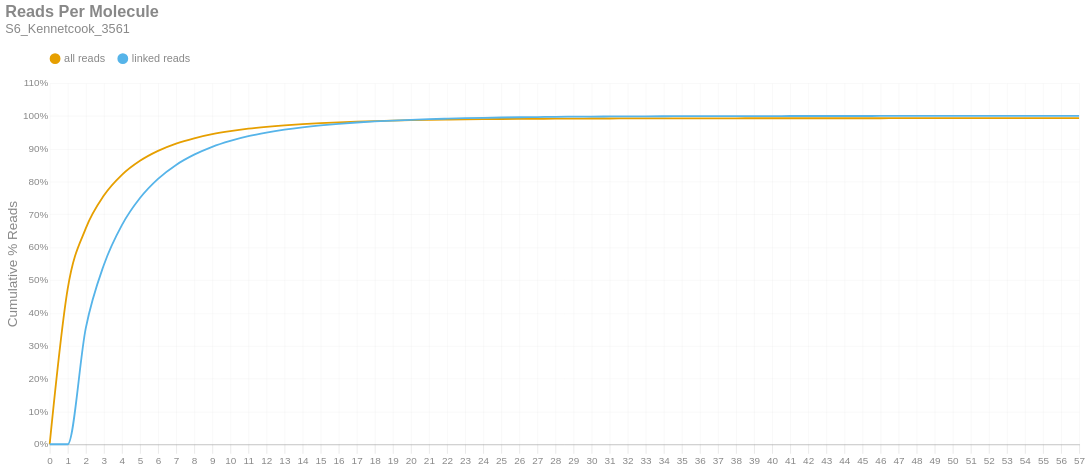

The notebook cell saved with this chart:
### Markdown cell above
### Reads per Molecule
This chart shows the cumulative distribution of the number of reads per linked molecule. That is, how many alignments are associated with a unique molecule. This excludes the number of reads associated with invalid or absent linked-read barcodes. The `linked` histogram is the percentages recalculated when disregarding singletons.

### Code cell
if SKIPLR:
    print_html(f"Skipped")
else:
    counts = np.bincount(valids['reads'].cast(pl.Int64).to_numpy())
    weighted = counts * np.arange(len(counts))
    all_perc = weighted / n_reads
    linked_perc = weighted / n_linked_reads
    linked_perc[1] = 0
    binned_df = pl.DataFrame({
        'readsper': list(range(len(counts))),
        'all reads (cumsum)': np.cumsum(all_perc).tolist(),
        'linked reads (cumsum)': np.cumsum(linked_perc).tolist(),
    })

    with SafeRender(binned_df):
        (
            density_plot(binned_df, 'Reads Per Molecule', samplename, 'readspmol')
            .encode(
                x=alt.X('readsper:O', title=None).axis(labelAngle=0).scale(padding=0),
                y=alt.Y('value:Q', title='Cumulative % Reads').axis(format='%').stack(False),
                color=alt.Color("key:N").scale(domain=["all reads", "linked reads"]),
                tooltip=[
                    alt.Tooltip("key:N", title="Data Type"),
                    alt.Tooltip("readsper:O", title="Reads Per Molecule"),
                    alt.Tooltip("value:Q", format=".2%", title="% Reads (Cum.)")
                ]            
            )
        ).display()

### Figure 1 — Vega-Lite specification as saved in the notebook (floating-point values rounded to 4 significant figures)
{"width": "container", "height": 400, "config": {"title": {"anchor": "start", "dy": -15, "fontSize": 18, "color": "#888888", "subtitleColor": "#888888", "subtitleFontSize": 14}, "arc": {"fill": "#0072B2"}, "axis": {"domainColor": "#888888", "domainWidth": 0.5, "gridWidth": 0.2, "grid": false, "titleFontWeight": 400, "titleFontSize": 15, "labelFontSize": 11, "labelColor": "#888888", "tickColor": "#888888", "tickWidth": 0.2, "titleColor": "#888888"}, "axisBand": {"grid": false}, "axisX": {"grid": true, "tickSize": 10, "domainCap": "round"}, "axisY": {"domain": false, "grid": true, "tickSize": 0, "domainCap": "round"}, "background": "transparent", "header": {"labelFontSize": 15, "labelColor": "#888888", "titleFontSize": 15, "titleFontWeight": 600, "titleColor": "#888888"}, "legend": {"labelFont": "sans-serif", "labelFontSize": 12, "labelColor": "#888888", "symbolSize": 100, "symbolType": "circle", "titleFontSize": 12, "titlePadding": 10, "titleColor": "#888888", "title": null, "orient": "top"}, "range": {"category": ["#E69F00", "#56B4E9", "#009E73", "#F0E442", "#0072B2", "#D55E00", "#CC79A7", "#000000"], "diverging": ["#cfe8f3", "#a2d4ec", "#73bfe2", "#46abdb", "#1696d2", "#12719e"]}, "area": {"fill": "#0072B2", "fillOpacity": 0.7, "line": true, "strokeOpacity": 0.7}, "line": {"color": "#0072B2", "stroke": "#0072B2", "strokeWidth": 2}, "trail": {"color": "#0072B2", "stroke": "#0072B2", "strokeWidth": 0, "size": 1}, "point": {"filled": true, "fillOpacity": 1.0, "size": 95}, "text": {"color": "#888888", "fontSize": 11, "align": "right", "fontWeight": 400, "size": 11}, "bar": {"fill": "#0072B2", "stroke": null}, "view": {"stroke": null, "continuousWidth": 660, "continuousHeight": 400}}, "data": {"name": "data-0ca2258b3feeecc697166b7a2afd8b65"}, "mark": {"type": "line", "interpolate": "monotone", "point": {"opacity": 0, "size": 275}}, "encoding": {"color": {"field": "key", "scale": {"domain": ["all reads", "linked reads"]}, "type": "nominal"}, "tooltip": [{"field": "key", "title": "Data Type", "type": "nominal"}, {"field": "readsper", "title": "Reads Per Molecule", "type": "ordinal"}, {"field": "value", "format": ".2%", "title": "% Reads (Cum.)", "type": "quantitative"}], "x": {"axis": {"labelAngle": 0}, "field": "readsper", "scale": {"padding": 0}, "title": null, "type": "ordinal"}, "y": {"axis": {"format": "%"}, "field": "value", "stack": false, "title": "Cumulative % Reads", "type": "quantitative"}}, "params": [{"name": "param_c36ac31b6afebe62", "select": {"type": "point", "fields": ["key"]}, "bind": "legend"}], "title": {"text": "Reads Per Molecule", "subtitle": "S6_Kennetcook_3561"}, "transform": [{"fold": ["all reads (cumsum)", "linked reads (cumsum)"]}, {"calculate": "replace(datum.key, ' (cumsum)', '')", "as": "key"}, {"filter": {"param": "param_c36ac31b6afebe62"}}], "usermeta": {"embedOptions": {"downloadFileName": "S6_Kennetcook_3561.readspmol"}}, "$schema": "https://vega.github.io/schema/vega-lite/v6.1.0.json", "datasets": {"data-0ca2258b3feeecc697166b7a2afd8b65": [{"readsper": 0, "all reads (cumsum)": 0.0, "linked reads (cumsum)": 0.0}, {"readsper": 1, "all reads (cumsum)": 0.4739, "linked reads (cumsum)": 0.0}, {"readsper": 2, "all reads (cumsum)": 0.6575, "linked reads (cumsum)": 0.3536}, {"readsper": 3, "all reads (cumsum)": 0.7574, "linked reads (cumsum)": 0.546}, {"readsper": 4, "all reads (cumsum)": 0.8205, "linked reads (cumsum)": 0.6676}, {"readsper": 5, "all reads (cumsum)": 0.8632, "linked reads (cumsum)": 0.75}, {"readsper": 6, "all reads (cumsum)": 0.8935, "linked reads (cumsum)": 0.8083}, {"readsper": 7, "all reads (cumsum)": 0.9156, "linked reads (cumsum)": 0.8508}, {"readsper": 8, "all reads (cumsum)": 0.9318, "linked reads (cumsum)": 0.882}, {"readsper": 9, "all reads (cumsum)": 0.9442, "linked reads (cumsum)": 0.906}, {"readsper": 10, "all reads (cumsum)": 0.9536, "linked reads (cumsum)": 0.924}, {"readsper": 11, "all reads (cumsum)": 0.9611, "linked reads (cumsum)": 0.9384}, {"readsper": 12, "all reads (cumsum)": 0.9667, "linked reads (cumsum)": 0.9492}, {"readsper": 13, "all reads (cumsum)": 0.9713, "linked reads (cumsum)": 0.9581}, {"readsper": 14, "all reads (cumsum)": 0.975, "linked reads (cumsum)": 0.9652}, {"readsper": 15, "all reads (cumsum)": 0.978, "linked reads (cumsum)": 0.9711}, {"readsper": 16, "all reads (cumsum)": 0.9806, "linked reads (cumsum)": 0.976}, {"readsper": 17, "all reads (cumsum)": 0.9826, "linked reads (cumsum)": 0.9799}, {"readsper": 18, "all reads (cumsum)": 0.9843, "linked reads (cumsum)": 0.9832}, {"readsper": 19, "all reads (cumsum)": 0.9857, "linked reads (cumsum)": 0.9859}, {"readsper": 20, "all reads (cumsum)": 0.9869, "linked reads (cumsum)": 0.9882}, {"readsper": 21, "all reads (cumsum)": 0.9879, "linked reads (cumsum)": 0.9901}, {"readsper": 22, "all reads (cumsum)": 0.9887, "linked reads (cumsum)": 0.9917}, {"readsper": 23, "all reads (cumsum)": 0.9895, "linked reads (cumsum)": 0.9931}, {"readsper": 24, "all reads (cumsum)": 0.9901, "linked reads (cumsum)": 0.9942}, {"readsper": 25, "all reads (cumsum)": 0.9906, "linked reads (cumsum)": 0.9952}, {"readsper": 26, "all reads (cumsum)": 0.991, "linked reads (cumsum)": 0.996}, {"readsper": 27, "all reads (cumsum)": 0.9913, "linked reads (cumsum)": 0.9966}, {"readsper": 28, "all reads (cumsum)": 0.9916, "linked reads (cumsum)": 0.9972}, {"readsper": 29, "all reads (cumsum)": 0.9919, "linked reads (cumsum)": 0.9977}, {"readsper": 30, "all reads (cumsum)": 0.9921, "linked reads (cumsum)": 0.9981}, {"readsper": 31, "all reads (cumsum)": 0.9922, "linked reads (cumsum)": 0.9984}, {"readsper": 32, "all reads (cumsum)": 0.9923, "linked reads (cumsum)": 0.9986}, {"readsper": 33, "all reads (cumsum)": 0.9924, "linked reads (cumsum)": 0.9988}, {"readsper": 34, "all reads (cumsum)": 0.9926, "linked reads (cumsum)": 0.9991}, {"readsper": 35, "all reads (cumsum)": 0.9926, "linked reads (cumsum)": 0.9992}, {"readsper": 36, "all reads (cumsum)": 0.9927, "linked reads (cumsum)": 0.9993}, {"readsper": 37, "all reads (cumsum)": 0.9927, "linked reads (cumsum)": 0.9994}, {"readsper": 38, "all reads (cumsum)": 0.9928, "linked reads (cumsum)": 0.9995}, {"readsper": 39, "all reads (cumsum)": 0.9928, "linked reads (cumsum)": 0.9996}, {"readsper": 40, "all reads (cumsum)": 0.9929, "linked reads (cumsum)": 0.9996}, {"readsper": 41, "all reads (cumsum)": 0.9929, "linked reads (cumsum)": 0.9997}, {"readsper": 42, "all reads (cumsum)": 0.9929, "linked reads (cumsum)": 0.9997}, {"readsper": 43, "all reads (cumsum)": 0.9929, "linked reads (cumsum)": 0.9998}, {"readsper": 44, "all reads (cumsum)": 0.9929, "linked reads (cumsum)": 0.9998}, {"readsper": 45, "all reads (cumsum)": 0.9929, "linked reads (cumsum)": 0.9998}, {"readsper": 46, "all reads (cumsum)": 0.993, "linked reads (cumsum)": 0.9998}, {"readsper": 47, "all reads (cumsum)": 0.993, "linked reads (cumsum)": 0.9998}, {"readsper": 48, "all reads (cumsum)": 0.993, "linked reads (cumsum)": 0.9999}, {"readsper": 49, "all reads (cumsum)": 0.993, "linked reads (cumsum)": 0.9999}, {"readsper": 50, "all reads (cumsum)": 0.993, "linked reads (cumsum)": 0.9999}, {"readsper": 51, "all reads (cumsum)": 0.993, "linked reads (cumsum)": 0.9999}, {"readsper": 52, "all reads (cumsum)": 0.993, "linked reads (cumsum)": 0.9999}, {"readsper": 53, "all reads (cumsum)": 0.993, "linked reads (cumsum)": 1.0}, {"readsper": 54, "all reads (cumsum)": 0.993, "linked reads (cumsum)": 1.0}, {"readsper": 55, "all reads (cumsum)": 0.993, "linked reads (cumsum)": 1.0}, {"readsper": 56, "all reads (cumsum)": 0.993, "linked reads (cumsum)": 1.0}, {"readsper": 57, "all reads (cumsum)": 0.9931, "linked reads (cumsum)": 1.0}]}}
